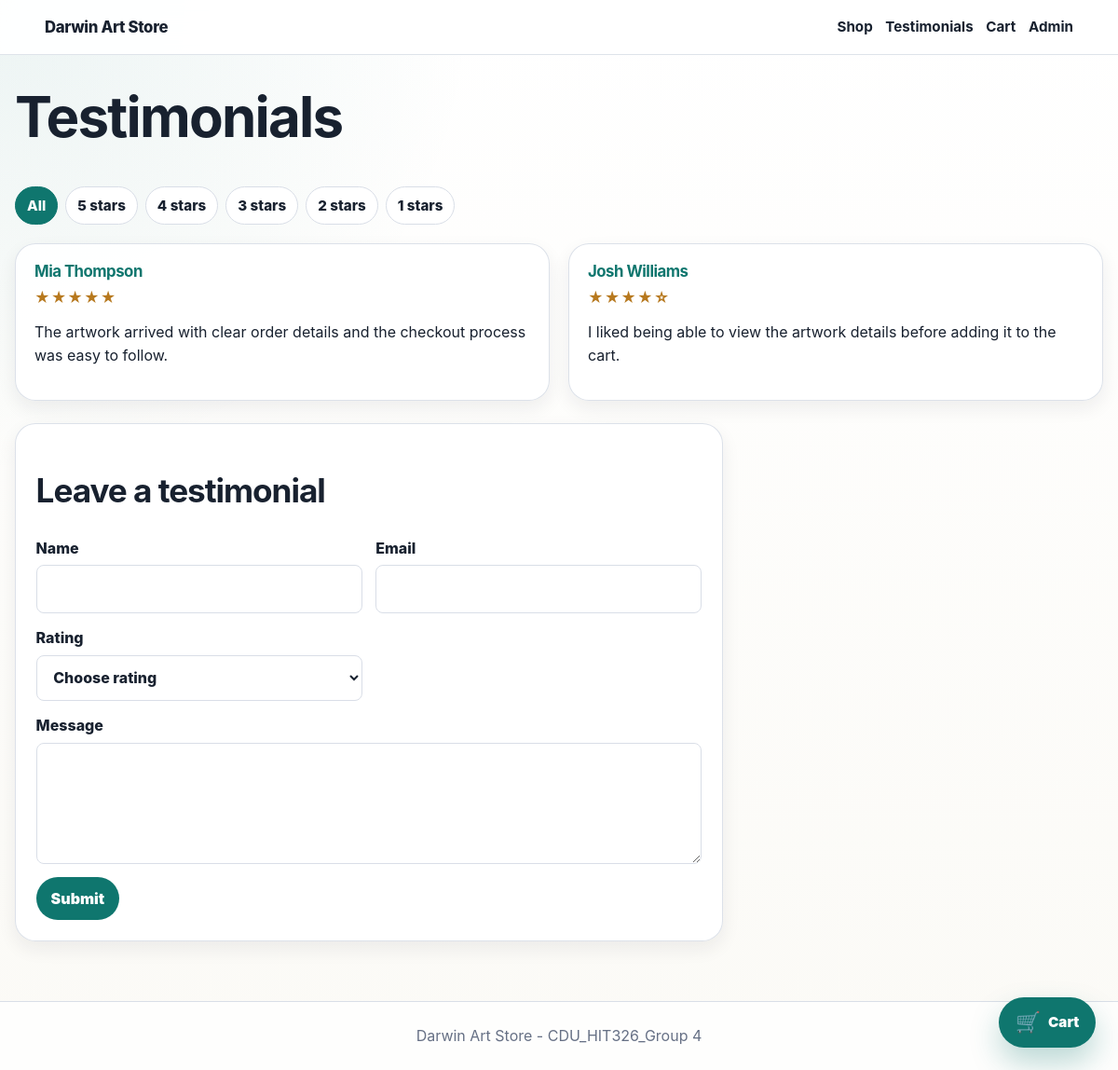
The app's page /testimonials.php, older data.
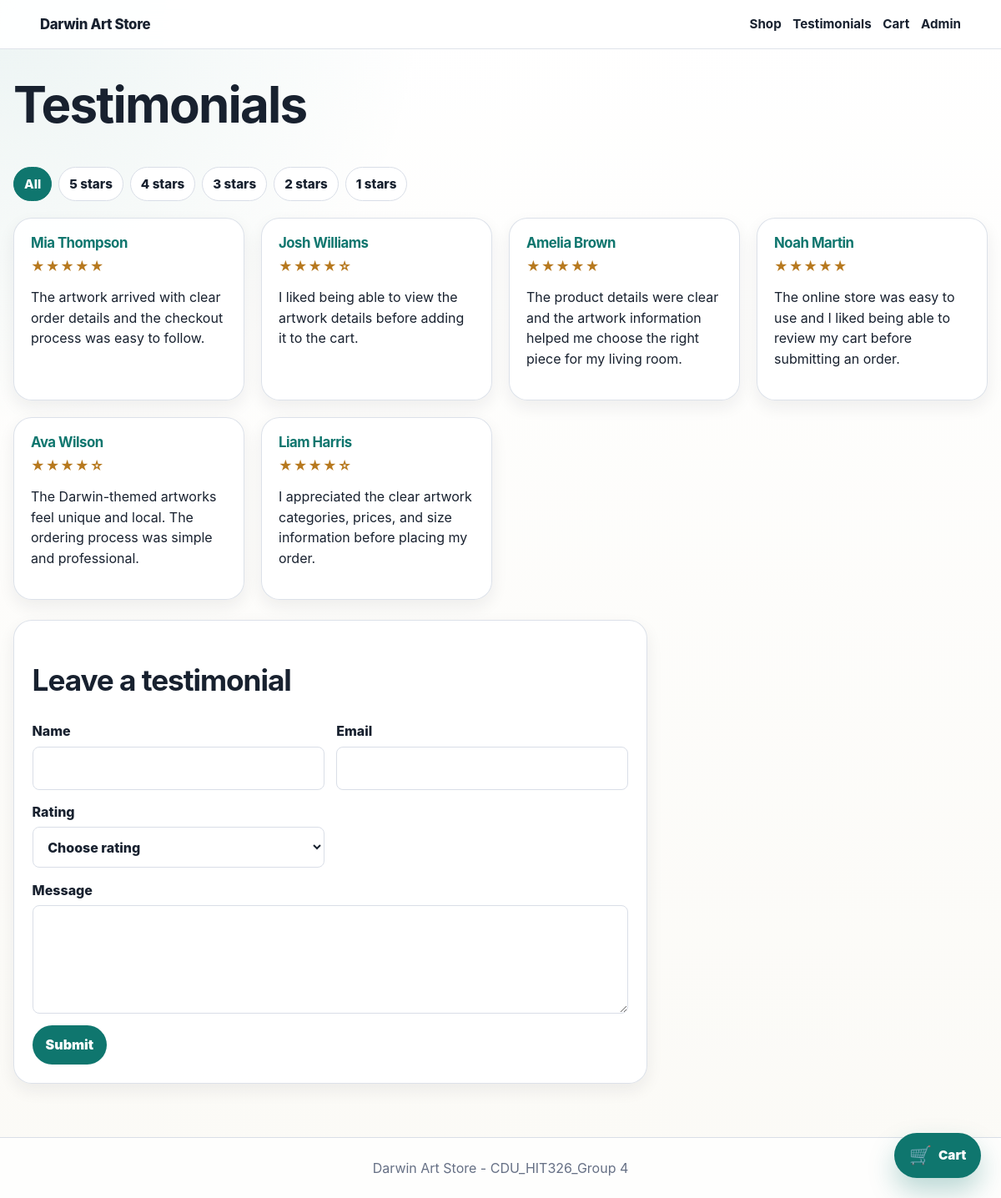
The same page, newer data.
### tables this page shows
CREATE TABLE IF NOT EXISTS testimonials (
    testimonial_id INT AUTO_INCREMENT PRIMARY KEY,
    customer_email VARCHAR(255) NOT NULL,
    customer_name VARCHAR(160) NOT NULL,
    message TEXT NOT NULL,
    rating TINYINT NOT NULL DEFAULT 5,
    status VARCHAR(20) NOT NULL DEFAULT 'pending',
    submitted_at TIMESTAMP DEFAULT CURRENT_TIMESTAMP
);

### src/functions.php (called while the page is built, shortened)
<?php
function e(?string $value): string
{
    return htmlspecialchars($value ?? '', ENT_QUOTES, 'UTF-8');
}
function ratingStars(int|string|null $rating): string
{
    $rating = max(1, min(5, (int) $rating));
    return str_repeat('★', $rating) . str_repeat('☆', 5 - $rating);
}
function app(string $key): mixed
{
    global $container;
    return $container[$key] ?? throw new InvalidArgumentException("Service [$key] is not registered.");
}

### src/Core/Session.php (called while the page is built, shortened)
<?php
final class Session
{
    public function get(string $key, mixed $default = null): mixed
    {
        return $_SESSION[$key] ?? $default;
    }
}

### src/Service/AuthService.php (called while the page is built, shortened)
<?php
final class AuthService
{
    public function check(): bool
    {
        return (bool) $this->session->get('admin_id');
    }
}

### src/bootstrap.php (called while the page is built, shortened)
<?php
$config = require __DIR__ . '/config.php';
spl_autoload_register(function (string $class): void {
    $prefix = 'App\\';
    $path = __DIR__ . '/' . str_replace('\\', '/', substr($class, strlen($prefix))) . '.php';
});
require __DIR__ . '/functions.php';
$session = new App\Core\Session();
$database = new App\Core\Database($config['db']);
$products = new App\Repository\ProductRepository($database);
$news = new App\Repository\NewsRepository($database);
$testimonials = new App\Repository\TestimonialRepository($database);
$admins = new App\Repository\AdminRepository($database);
$orders = new App\Repository\OrderRepository($database);
$cart = new App\Service\CartService($session, $products);
$auth = new App\Service\AuthService($session, $admins);
$csrf = new App\Core\Csrf($session);
$notifier = new App\Service\FileOrderNotifier(
    $config['business_email'],
    dirname(__DIR__) . '/storage/mail/orders.log'
);
$checkout = new App\Service\CheckoutService($cart, $orders, $notifier);
$view = new App\Core\View($config, $session, $cart, $auth);
$container = compact(
    'config',
    'session',
    'database',
    'products',
    'news',
    'testimonials',
    'admins',
    'orders',
    'cart',
    'auth',
    'csrf',
    'notifier',
    'checkout',
    'view'
);

### src/config.php (called while the page is built)
<?php
return [
    'app_name' => getenv('APP_NAME') ?: 'Darwin Art Store',
    'business_email' => getenv('ORDER_HANDLING_EMAIL') ?: 'orders@example.com',
    'db' => [
        'host' => getenv('DB_HOST') ?: '127.0.0.1',
        'port' => getenv('DB_PORT') ?: '3306',
        'name' => getenv('DB_NAME') ?: 'art_store',
        'user' => getenv('DB_USER') ?: 'root',
        'pass' => getenv('DB_PASSWORD') ?: '',
    ],
];

### src/Core/Database.php (called while the page is built, shortened)
<?php
final class Database
{
    public function connection(): PDO
    {
        $dsn = sprintf(
            'mysql:host=%s;port=%s;dbname=%s;charset=utf8mb4',
            $this->config['host'],
            $this->config['port'],
            $this->config['name']
        );
        $this->pdo = new PDO($dsn, $this->config['user'], $this->config['pass'], [
            PDO::ATTR_ERRMODE => PDO::ERRMODE_EXCEPTION,
            PDO::ATTR_DEFAULT_FETCH_MODE => PDO::FETCH_ASSOC,
        ]);
        return $this->pdo;
    }
    public function fetchAll(string $sql, array $params = []): array
    {
        $stmt = $this->connection()->prepare($sql);
        $stmt->execute($params);
        return $stmt->fetchAll();
    }
}

### src/Repository/TestimonialRepository.php (called while the page is built, shortened)
<?php
final class TestimonialRepository
{
    public function approved(?int $rating = null): array
    {
        return $this->database->fetchAll(
            "SELECT * FROM testimonials
             WHERE status = ?
             ORDER BY submitted_at DESC",
            [self::STATUS_APPROVED]
        );
    }
}

### public/testimonials.php (the view, shortened to what this page needs)
<?php
require __DIR__ . '/../src/bootstrap.php';
$testimonialsRepository = app('testimonials');
$view = app('view');
$view->header('Testimonials');
$selectedRating = filter_input(INPUT_GET, 'rating', FILTER_VALIDATE_INT, [
    'options' => ['min_range' => 1, 'max_range' => 5],
]);
try {
    $testimonials = $testimonialsRepository->approved($selectedRating ? (int) $selectedRating : null);
} catch (Throwable $error) {
    echo '<p class="error">' . e(dbErrorMessage($error)) . '</p>';
    $view->footer();
    exit;
}
?>
<h1>Testimonials</h1>
<nav class="rating-filter" aria-label="Filter testimonials by rating">
    <a class="<?= !$selectedRating ? 'active' : '' ?>" href="/testimonials.php">All</a>
    <?php for ($ratingOption = 5; $ratingOption >= 1; $ratingOption--): ?>
        <a class="<?= (int) $selectedRating === $ratingOption ? 'active' : '' ?>" href="/testimonials.php?rating=<?= $ratingOption ?>">
            <?= $ratingOption ?> stars
        </a>
    <?php endfor; ?>
</nav>
<section class="grid testimonial-grid">
    <?php foreach ($testimonials as $testimonial): ?>
        <article class="card testimonial-card">
            <h2><?= e($testimonial['customer_name']) ?></h2>
            <p class="rating-stars" aria-label="<?= (int) $testimonial['rating'] ?> out of 5 stars"><?= e(ratingStars($testimonial['rating'])) ?></p>
            <p><?= nl2br(e($testimonial['message'])) ?></p>
        </article>
    <?php endforeach; ?>
</section>
<section class="panel testimonial-form-panel">
    <h2>Leave a testimonial</h2>
    <form class="testimonial-form" method="post" action="/testimonials.php">
        <label>Name <input name="customer_name" required></label>
        <label>Email <input type="email" name="customer_email" required></label>
        <label>Rating
            <select name="rating" required>
                <option value="">Choose rating</option>
            </select>
        </label>
        <label class="message-field">Message <textarea name="message" required></textarea></label>
        <button type="submit">Submit</button>
    </form>
</section>
<?php $view->footer(); ?>

### src/Core/View.php (shortened to what this page needs)
<?php
final class View
{
    public function header(string $title): void
    {
        $isAdminPage = str_starts_with($_SERVER['REQUEST_URI'] ?? '', '/admin');
        $cartCount = $this->cart->count();
        ?>
        <!doctype html>
        <html lang="en">
        <head>
            <link rel="stylesheet" href="/assets/style.css">
        </head>
        <body class="<?= $isAdminPage ? 'admin-section' : 'public-section' ?>">
        <header class="site-header">
            <a class="brand" href="/"><?= e($this->config['app_name']) ?></a>
            <nav>
                <?php if ($this->auth->check()): ?>
                    <a href="/">Shop</a>
                    <a href="/admin/index.php">Admin Dashboard</a>
                    <a href="/admin/products.php">Products</a>
                    <a href="/admin/orders.php">Orders</a>
                    <a href="/admin/news.php">News</a>
                    <a href="/admin/testimonials.php">Testimonials Moderation</a>
                    <a href="/admin/logout.php">Logout</a>
                <?php else: ?>
                    <a href="/">Shop</a>
                    <a href="/testimonials.php">Testimonials</a>
                    <a href="/cart.php">
                        Cart<?= $cartCount > 0 ? ' (' . (int) $cartCount . ')' : '' ?>
                    </a>
                    <a href="/admin/login.php">Admin</a>
                <?php endif; ?>
            </nav>
        </header>
        <main class="container">
        <?php
    }
    public function footer(): void
    {
        $isAdminPage = str_starts_with($_SERVER['REQUEST_URI'] ?? '', '/admin');
        ?>
        </main>
        <?php if (!$isAdminPage): ?>
            <a class="floating-cart-button" href="/cart.php" aria-label="View shopping cart">
                <span class="floating-cart-icon">🛒</span>
                <span class="floating-cart-text">Cart</span>
            </a>
        <?php endif; ?>
        <footer class="site-footer">Darwin Art Store - CDU_HIT326_Group 4</footer>
        </body>
        </html>
        <?php
    }
}

### public/assets/style.css (style rules this page uses)
:root { color-scheme: light; font-family: Inter, Arial, Helvetica, sans-serif; --ink: #18212f; --muted: #667085; --soft-muted: #8a94a6; --line: #d9dee7; --panel: #f6f7f3; --panel-strong: #eef3ea; --accent: #0f766e; --accent-dark: #0b4f49; --accent-soft: #e7f6f2; --gold: #b7791f; --danger: #b42318; --danger-soft: #fff4f2; --success-soft: #ecfdf5; --white: #ffffff; --radius-sm: 8px; --radius-md: 14px; --radius-lg: 22px; --shadow-sm: 0 8px 20px rgba(24, 33, 47, 0.07); --shadow-md: 0 18px 40px rgba(24, 33, 47, 0.11); }
* { box-sizing: border-box; }
html { scroll-behavior: smooth; }
body { margin: 0; color: var(--ink); background: radial-gradient(circle at top left, rgba(15, 118, 110, 0.08), transparent 32rem), linear-gradient(180deg, #ffffff 0%, #fbfaf6 100%); line-height: 1.55; }
a { color: var(--accent); text-underline-offset: 3px; }
.site-header { position: sticky; top: 0; z-index: 20; display: flex; align-items: center; justify-content: space-between; gap: 1rem; padding: 1rem clamp(1rem, 4vw, 3rem); border-bottom: 1px solid rgba(217, 222, 231, 0.85); background: rgba(255, 255, 255, 0.92); backdrop-filter: blur(12px); }
.brand { color: var(--ink); font-weight: 800; font-size: 1.05rem; text-decoration: none; letter-spacing: -0.02em; }
nav { display: flex; flex-wrap: wrap; gap: 0.85rem; }
nav a { color: var(--ink); text-decoration: none; font-weight: 700; font-size: 0.95rem; }
.container { width: min(1180px, calc(100% - 2rem)); margin: 2rem auto; }
h1, h2, h3 { color: var(--ink); line-height: 1.15; letter-spacing: -0.03em; }
h1 { margin-top: 0; font-size: clamp(2rem, 5vw, 4.4rem); }
h2 { font-size: clamp(1.45rem, 3vw, 2.2rem); }
p { margin-top: 0; }
.site-footer { margin-top: 4rem; padding: 1.5rem; color: var(--muted); text-align: center; border-top: 1px solid var(--line); background: rgba(255, 255, 255, 0.8); }
.hero-content, .hero-panel, .panel, .card { border: 1px solid rgba(217, 222, 231, 0.9); border-radius: var(--radius-lg); background: rgba(255, 255, 255, 0.9); box-shadow: var(--shadow-sm); }
.grid { display: grid; grid-template-columns: repeat(auto-fit, minmax(260px, 1fr)); gap: 1.25rem; }
.card, .panel { overflow: hidden; }
.panel { padding: 1.35rem; }
.card { padding: 0; transition: transform 0.18s ease, box-shadow 0.18s ease, border-color 0.18s ease; }
.card h2, .card h3 { margin-top: 0; }
form { display: grid; gap: 0.9rem; }
label { display: grid; gap: 0.35rem; color: var(--ink); font-weight: 800; }
input, textarea, select { width: 100%; padding: 0.78rem 0.85rem; border: 1px solid var(--line); border-radius: var(--radius-sm); background: #ffffff; color: var(--ink); font: inherit; }
textarea { min-height: 130px; resize: vertical; }
button, .button { display: inline-flex; align-items: center; justify-content: center; width: fit-content; min-height: 42px; padding: 0.68rem 1rem; border: 0; border-radius: 999px; color: #ffffff; background: var(--accent); font: inherit; font-weight: 900; text-decoration: none; cursor: pointer; transition: transform 0.16s ease, background 0.16s ease, box-shadow 0.16s ease; }
.testimonial-grid { margin-bottom: 1.5rem; }
.testimonial-card { padding: 1.25rem; }
.testimonial-card h2, .testimonial-card h3 { margin-bottom: 0.35rem; font-size: 1.05rem; color: var(--accent); }
.rating-stars { margin: 0.25rem 0 0.75rem; color: var(--gold); font-weight: 900; letter-spacing: 0.06em; }
.rating-filter { display: flex; flex-wrap: wrap; gap: 0.5rem; margin: 0 0 1.25rem; }
.rating-filter a { padding: 0.48rem 0.75rem; border: 1px solid var(--line); border-radius: 999px; background: #ffffff; text-decoration: none; font-weight: 800; }
.rating-filter a.active { color: #ffffff; background: var(--accent); border-color: var(--accent); }
.testimonial-form-panel { max-width: 760px; }
.testimonial-form { grid-template-columns: repeat(2, minmax(0, 1fr)); }
.testimonial-form .message-field, .testimonial-form button { grid-column: 1 / -1; }
.floating-cart-button { position: fixed; right: 1.5rem; bottom: 1.5rem; z-index: 50; display: inline-flex; align-items: center; gap: 0.5rem; min-height: 54px; padding: 0.85rem 1.1rem; border-radius: 999px; color: #ffffff; background: var(--accent); box-shadow: 0 16px 32px rgba(15, 118, 110, 0.28); font-weight: 900; text-decoration: none; }
.floating-cart-icon { font-size: 1.35rem; line-height: 1; }
.floating-cart-text { font-size: 0.95rem; }

Row changes from the older to the newer data that the page shows:
added testimonials: customer_name "Amelia Brown", rating "★★★★★", message "The product details were clear and the artwork information helped me choose the right piece for my living room."
added testimonials: customer_name "Noah Martin", rating "★★★★★", message "The online store was easy to use and I liked being able to review my cart before submitting an order."
added testimonials: customer_name "Ava Wilson", rating "★★★★☆", message "The Darwin-themed artworks feel unique and local. The ordering process was simple and professional."
added testimonials: customer_name "Liam Harris", rating "★★★★☆", message "I appreciated the clear artwork categories, prices, and size information before placing my order."
